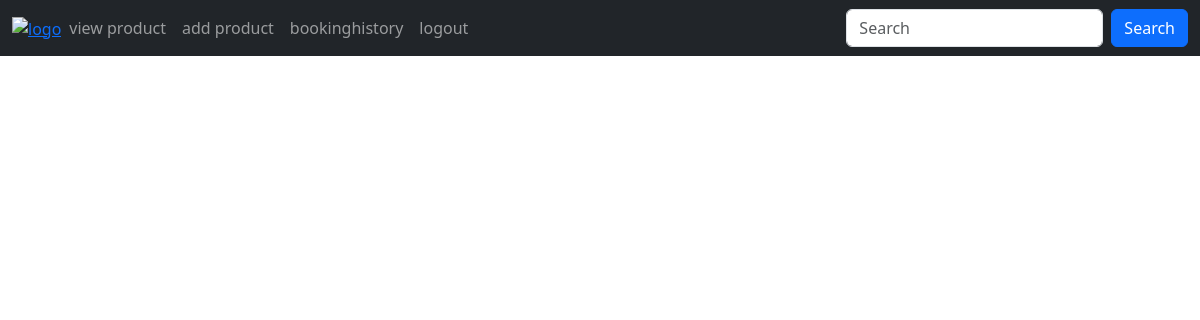
The app's page /bookinghistry (signed in), older data.
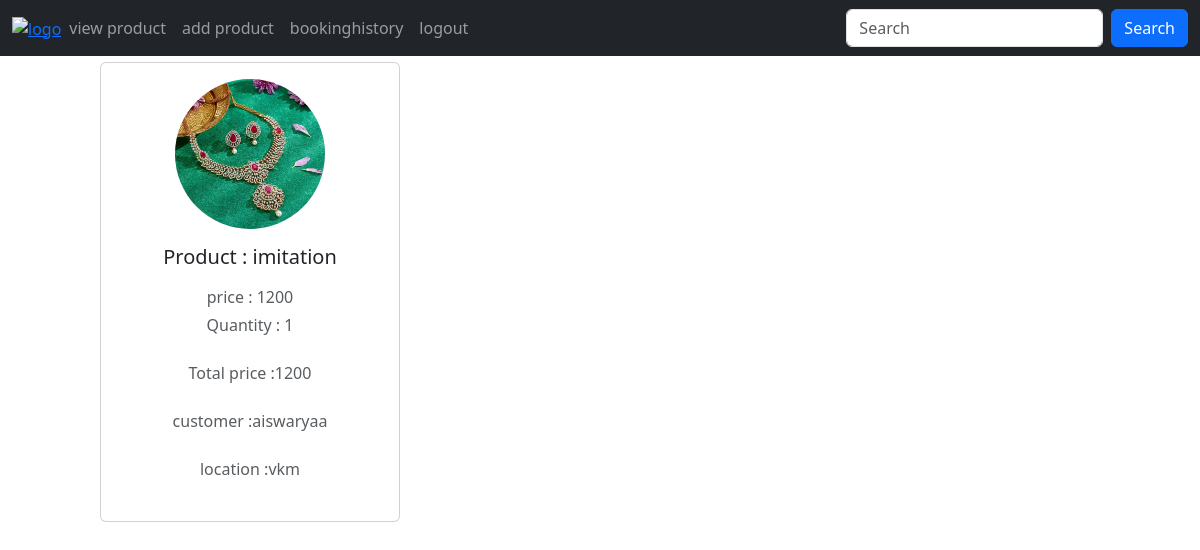
The same page, newer data.
### app/models.py (models this page shows, shortened)
class Buy(models.Model):
    product = models.ForeignKey(Product,on_delete=models.CASCADE)
    user = models.ForeignKey(Register,on_delete=models.CASCADE)
    date_of_buying = models.TextField()
    payment_status = models.BooleanField(default=False)
    quantity = models.IntegerField()
    price = models.IntegerField()
    del_boy=models.BooleanField(default=False)
    def __str__(self):
        return self.product.name

class Product(models.Model):
    shop = models.ForeignKey(Shopreg,on_delete=models.CASCADE)
    name = models.TextField()
    discription = models.TextField()
    price = models.IntegerField()
    quantity = models.IntegerField()
    offerprice = models.IntegerField()
    image = models.FileField()

class Register(models.Model):
    Email = models.EmailField(unique=True)
    name = models.TextField()
    phonenumber = models.IntegerField()
    password = models.IntegerField()
    location= models.TextField()

### app/views.py (the view)
# urls.py: path('bookinghistry',views.bookinghistry),
def bookinghistry(req):
    l=[]
    data=Product.objects.filter(shop=get_shop(req))
    for i in data:
        data1=Buy.objects.filter(product=i)
        l.append(data1)
    print(l)
    return render(req,'bookinghistry.html',{'data':l})

### app/views.py (called while the page is built)
def get_shop(req):
    data=Shopreg.objects.get(Email=req.session['shop'])
    return data

### template/bookinghistry.html (shortened to what this page needs)
<!DOCTYPE html>
<html lang="en">
<head>
  <link href="https://cdn.jsdelivr.net/npm/bootstrap@5.3.3/dist/css/bootstrap.min.css" rel="stylesheet">
</head>
<body>
 <nav class="navbar navbar-expand-sm navbar-dark bg-dark">
  <div class="container-fluid">
    <a href="../shophome" class="logo">
      <img src="static/images (1).png" alt="logo" width="70px">
    </a>
    <div class="collapse navbar-collapse" id="mynavbar">
      <ul class="navbar-nav me-auto">
        <li class="nav-item">
          <a class="nav-link" href="../viewpro">view product</a>
        </li>
        <li class="nav-item">
          <a class="nav-link" href="../addpro">add product</a>
        </li>
          <a class="nav-link" href="../bookinghistry">bookinghistory</a>
        <li class="nav-item">
          <a class="nav-link" href="../logout">logout</a>
        </li>
      </ul>
      <form class="d-flex">
        <input class="form-control me-2" type="text" placeholder="Search">
        <button class="btn btn-primary" type="button">Search</button>
      </form>
    </div>
  </div>
</nav>
  {% for i in data %}
  {% for j in i %}
  <div class="card mb-4">
    <div class="card-body text-center">
      <img src="{{j.product.image.url}}" alt="avatar" class="rounded-circle img-fluid" style="width: 150px;height: 150px;">
      <h5 class="my-3">Product : {{j.product.name}}</h5>
      <p class="text-muted mb-1">price : {{j.price}}</p>
      <p class="text-muted mb-4">Quantity : {{j.quantity}}</p>
      <p class="text-muted mb-4">Total price :{{j.price}}</p>
      <p class="text-muted mb-4">customer :{{j.user.name}}</p>
      <p class="text-muted mb-4">location :{{j.user.location}}</p>
  {% endfor %}
  {% endfor %}
</body>
</html>

Row changes from the older to the newer data that the page shows:
added Buy: product.image (picture), product.name "imitation", price "1200", quantity "1", user.name "aiswaryaa", user.location "vkm"
